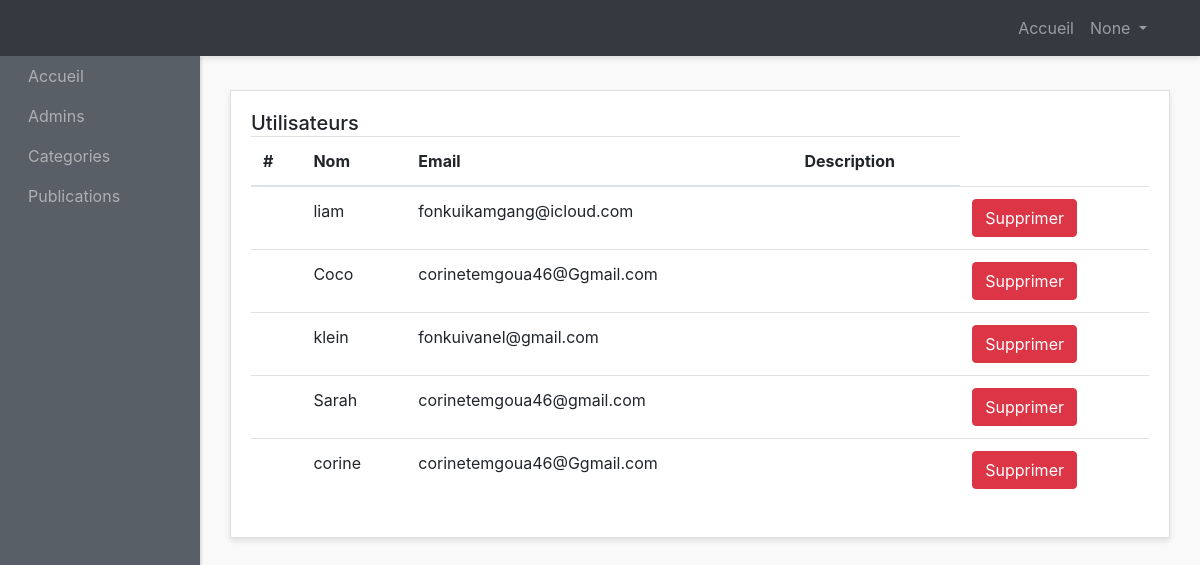
Screenshot of /AdminIndex/ with the database file from the repository.
### website/models.py (models this page shows)
class Users(models.Model):
    pseudo = models.CharField(max_length=50, unique=True)
    email = models.EmailField()
    password = models.CharField(max_length=100)  # Utilisation de CharField pour le mot de passe
    role = models.CharField(max_length=20, default="User")  # Limiter la longueur du rôle
    avatar = models.ImageField( null=True, blank=True, upload_to='img/')  # Ajout d'un champ pour l'avatar
    activated = models.BooleanField(default=True)  # Par défaut, l'utilisateur n'est pas activé
    birthdate= models.DateField(null=False)
    description= models.TextField(null=False, default='JE suis un membre anonyme du forum')

### website/views.py (the view)
# urls.py: path('AdminIndex/',views.AdminIndex, name="AdminIndex"),
def AdminIndex(request):
    users= Users.objects.all()
    emailAd= request.session.get("Admin_pseudo")
    return render(request, "admin-panel/index.html" ,context={"users":users,"pseudo":emailAd})

### forum/templates/admin-panel/index.html (shortened to what this page needs)
{% load static %}
<!DOCTYPE html>
<html lang="en">
<head>
    <link href="http://maxcdn.bootstrapcdn.com/bootstrap/4.0.0/css/bootstrap.min.css" rel="stylesheet">
    <link href="{% static 'style.css' %}" rel="stylesheet">
</head>
<body>
<div id="wrapper">
    <nav class="navbar header-top fixed-top navbar-expand-lg  navbar-dark bg-dark">
      <div class="container">
      <div class="collapse navbar-collapse" id="navbarText">
        <ul class="navbar-nav side-nav" >
          <li class="nav-item">
            <a class="nav-link" style="margin-left: 20px;" href="{% url 'AdminIndex' %}">Accueil
            </a>
          </li>
          <li class="nav-item">
            <a class="nav-link" href="{% url 'AdminsList' %}" style="margin-left: 20px;">Admins</a>
          </li>
          <li class="nav-item">
            <a class="nav-link" href="{% url 'AdminCategory' %}"  style="margin-left: 20px;">Categories</a>
          </li>
          <li class="nav-item">
            <a class="nav-link" href="{% url 'postedTopic' %}"  style="margin-left: 20px;">Publications</a>
          </li>
        </ul>
        <ul class="navbar-nav ml-md-auto d-md-flex">
          <li class="nav-item">
            <a class="nav-link" href="{% url 'AdminIndex' %}">Accueil
            </a>
          </li>
          <li class="nav-item dropdown">
            <a class="nav-link  dropdown-toggle" href="#" id="navbarDropdown" role="button" data-toggle="dropdown" aria-haspopup="true" aria-expanded="false">
              {{ pseudo }}
            </a>
          </li>
        </ul>
      </div>
    </div>
    </nav>
    <div class="container-fluid">
          <div class="row">
        <div class="col">
          <div class="card">
            <div class="card-body">
              <h5 class="card-title mb-4 d-inline">Utilisateurs</h5>
              <table class="table">
                <thead>
                  <tr>
                    <th scope="col">#</th>
                    <th scope="col">Nom</th>
                    <th scope="col">Email</th>
                    <th scope="col">Description</th>
                  </tr>
                </thead>
                <tbody>
                  {% if users %}
                  {% for us in users   %}
                  <tr>
                    <th scope="row">{{cat.pk}}</th>
                    <td>{{us.pseudo}}</td>
                    <td>{{ us.email}}</td>
                    <td>{{us.description}}</td>
                    <td><a href="{% url "deleteUser" id=us.pk  %}" class="btn btn-danger  text-center" style="color:white;">Supprimer</a></td>
                  </tr>
                  {% endfor %}
                  {% endif %}
                </tbody>
              </table>
            </div>
          </div>
        </div>
      </div>
  </div>
</body>
</html>

### website/static/style.css (style rules this page uses)
body { background: #f9f9f9; }
#wrapper { padding: 90px 15px; }
.navbar-expand-lg .navbar-nav.side-nav { flex-direction: column; }
.card { margin-bottom: 15px; border-radius: 0; box-shadow: 0 3px 5px rgba(0, 0, 0, 0.1); }
.header-top { box-shadow: 0 3px 5px rgba(0, 0, 0, 0.1); }
@media (min-width: 992px) { #wrapper { margin-left: 200px; padding: 90px 15px 15px; } }
@media (min-width: 992px) { .navbar-nav.side-nav { background: #585f66; box-shadow: 2px 1px 2px rgba(0, 0, 0, 0.1); position: fixed; top: 56px; flex-direction: column !important; left: 0; width: 200px; overflow-y: auto; bottom: 0; overflow-x: hidden; padding-bottom: 40px; } }

### rows the page displays
Users: pseudo "liam", email "fonkuikamgang@icloud.com"
Users: pseudo "Coco", email "corinetemgoua46@Ggmail.com"
Users: pseudo "klein", email "fonkuivanel@gmail.com"
Users: pseudo "Sarah", email "corinetemgoua46@gmail.com"
Users: pseudo "corine", email "corinetemgoua46@Ggmail.com"

### other values shown
{{ pseudo }} "None"
